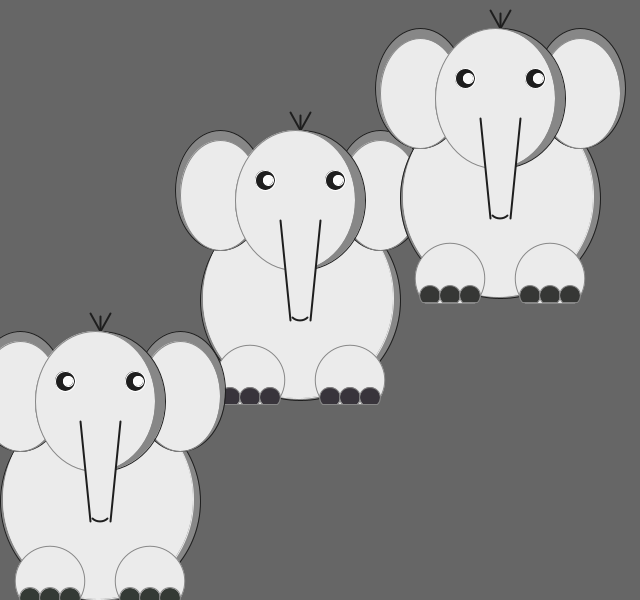
Frame 1 (no input)
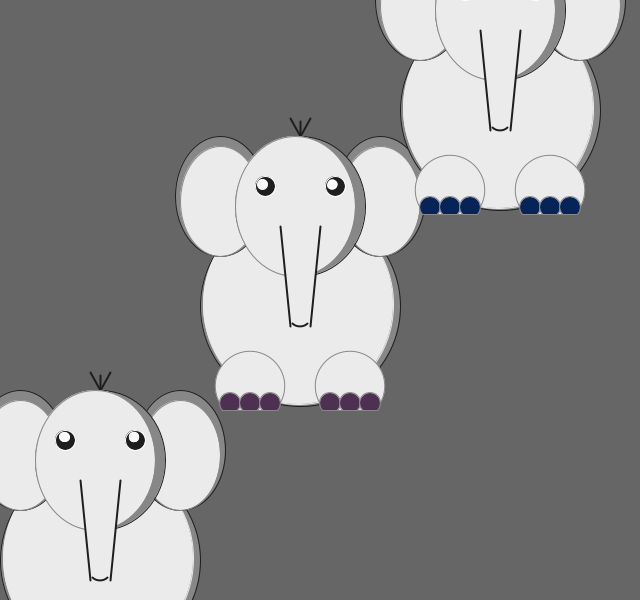
Frame 60 (the mouse pressed at the canvas centre just before this capture)
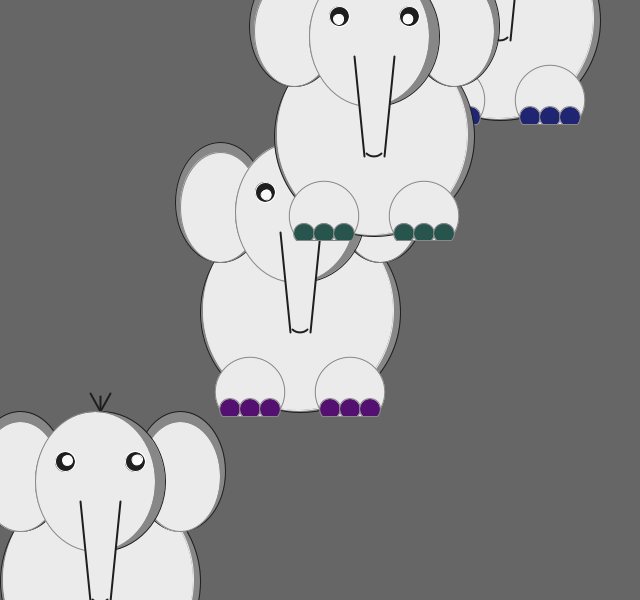
Frame 120 (the mouse held since frame 60 and released just before this capture)

The Processing sketch that drew these frames (run headless with seeded random() and noise(); from frame 60 on, the mouse is pressed at the canvas centre):

// Processing sketch: elefant_v2_pde
// ── elefant_v2_pde.pde
 Elefant[] elefanter = new Elefant[3];
float speed;

void setup() {
  size(640, 600);
  noStroke();
  Elefant e1 = new Elefant(300, 300, 0.1);
  Elefant e2 = new Elefant(100, 500, 1.0);
  Elefant e3 = new Elefant(500, 200,-1.5);
  elefanter[0] = e1;
  elefanter[1] = e2;
  elefanter[2] = e3;
}

void draw() {
  background(102);

  for (Elefant e : elefanter) {
    e.update(mouseX, mouseY, speed);
    e.display();
  }

  speed = 0;
  
}
void mousePressed() {
  Elefant nyElefant = new Elefant(int(random(30,width-30)),int(random(50,height-50)),random(-3,3));
 elefanter = (Elefant[]) append(elefanter,nyElefant);
}
  

class Elefant {
  float bodyCenterX, bodyCenterY;
  float speed;
  int bodySize = 200;
  int earCenterX, earCenterY;
  int earWidth = int(9./20*bodySize);
  int earHeight = int(12./20*bodySize);
  int feetSize = int(7./20*bodySize);
  int headWidth = 130;
  int headHeight = 140;
  float rightEyeX, rightEyeY;
  float leftEyeX, leftEyeY;
  float angleRightEye, angleLeftEye;
  int eyeSize = int(1./20*bodySize);
  int feetR, feetG, feetB;

  Elefant(int tx, int ty, float ts) {
    bodyCenterX = tx;
    bodyCenterY = ty;
    //eyeSize = ts;
    angleRightEye = angleLeftEye = 0.0;
    feetR = feetG = feetB = 50;
    speed = ts;
  }

  void update(int mx, int my, float acceleration) {
    angleRightEye = atan2(my-rightEyeY, mx-rightEyeX);
    angleLeftEye = atan2(my-leftEyeY, mx-leftEyeX);
    feetR=(feetR+int(random(10)))%255;
    feetG=(feetG+int(random(10)))%255;
    feetB=(feetB+int(random(10)))%255;
    speed += acceleration;
    bodyCenterY = constrain(bodyCenterY+speed,0,height);
    //bodyCenterY += speed;
    if (bodyCenterY >= height || bodyCenterY <= 0) {
      speed *= -0.9;
    }
  }

  void display() {
    pushMatrix();
    translate(bodyCenterX, bodyCenterY);
    // Krop
    stroke(30);
    fill(135);
    ellipse(0, 0, bodySize, bodySize);
    stroke(235);
    fill(235);
    ellipse(-2, -2, bodySize-10, bodySize);
    // Ører
    stroke(30);
    fill(135);
    ellipse(-80, -110, earWidth, earHeight);
    ellipse(80, -110, earWidth, earHeight);
    stroke(135);
    fill(235);
    ellipse(-80, -110+5, earWidth-10, earHeight-10);
    ellipse(80, -110+5, earWidth-10, earHeight-10);
    //Fødder
    arc(-50, 80, feetSize, feetSize, HALF_PI+QUARTER_PI, 2*PI+QUARTER_PI, CHORD);
    arc(50, 80, feetSize, feetSize, HALF_PI+QUARTER_PI, 2*PI+QUARTER_PI, CHORD);
    fill(feetR, feetG, feetB);
    arc(-70, 80+17, 2./7*feetSize, 2./7*feetSize, HALF_PI+QUARTER_PI, 2*PI+QUARTER_PI, CHORD);
    arc(-50, 80+17, 2./7*feetSize, 2./7*feetSize, HALF_PI+QUARTER_PI, 2*PI+QUARTER_PI, CHORD);
    arc(-30, 80+17, 2./7*feetSize, 2./7*feetSize, HALF_PI+QUARTER_PI, 2*PI+QUARTER_PI, CHORD);
    arc( 30, 80+17, 2./7*feetSize, 2./7*feetSize, HALF_PI+QUARTER_PI, 2*PI+QUARTER_PI, CHORD);
    arc( 50, 80+17, 2./7*feetSize, 2./7*feetSize, HALF_PI+QUARTER_PI, 2*PI+QUARTER_PI, CHORD);
    arc( 70, 80+17, 2./7*feetSize, 2./7*feetSize, HALF_PI+QUARTER_PI, 2*PI+QUARTER_PI, CHORD);
    //Hoved
    stroke(30);
    fill(135);
    ellipse(0, -100, headWidth, headHeight);
    strokeWeight(2);
    line(0, -170, 0, -185);
    line(0, -170, -10, -188);
    line(0, -170, 10, -188);
    strokeWeight(1);
    stroke(135);
    fill(235);
    ellipse(-5, -100, headWidth-10, headHeight);
    
    //Snabel
    noStroke();
    //quad();
    fill(235);
    quad(-20, -80, 20, -80, 10, 20, -10, 20);
    stroke(30);
    strokeWeight(2);
    line(-20, -80, -10, 20);
    line( 20, -80, 10, 20);
    arc(  0, 10, 20, 20, QUARTER_PI, HALF_PI+QUARTER_PI);
    strokeWeight(1);
    //Øjne
    rightEyeX = bodyCenterX-35;
    leftEyeX =  bodyCenterX+35;
    leftEyeY = rightEyeY = bodyCenterY-120;
    stroke(255);
    fill(30);
    ellipse(rightEyeX-bodyCenterX, rightEyeY-bodyCenterY, 20, 20);
    ellipse(leftEyeX-bodyCenterX, leftEyeY-bodyCenterY, 20, 20);
    popMatrix();
    fill(250);
    //angleRightEye = atan2(mouseY-rightEyeY, mouseX-rightEyeX);
    //angleLeftEye = atan2(mouseY-leftEyeY, mouseX-leftEyeX);
    pushMatrix();
    //translate(bodyCenterX, bodyCenterY);
    translate(rightEyeX, rightEyeY);
    rotate(angleRightEye);
    ellipse(3, 0, eyeSize, eyeSize);
    popMatrix();
    pushMatrix();
    //translate(bodyCenterX, bodyCenterY);
    translate(leftEyeX, leftEyeY);
    rotate(angleLeftEye);
    ellipse(3, 0, eyeSize, eyeSize);
    popMatrix();
  }
}
